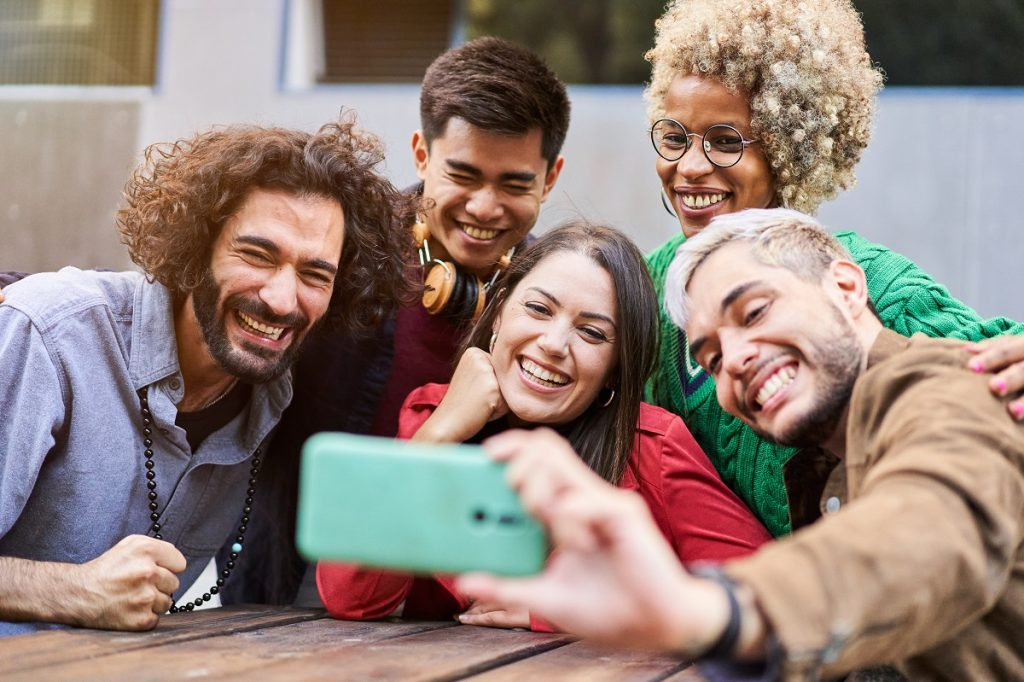
#> input picture Fotos pessoas/Pessoas-felizes-1024x682.jpg, 1024 x 682 px
$ python faces-padrao.py
#> lines starting #> are read from the running program, lines starting #| are printed output that depends on the picture; after the words box and inside, x2 and y2 are one past the last pixel; in counts of white or black regions, pixels touching at a corner belong together
import cv2 #Importanto o pacote cv2 para reconhecimento do imagens

carregaAlgoritmo = cv2.CascadeClassifier('haarcascades/haarcascade_frontalface_default.xml') #Carregando o algoritmo XML de frontalface

imagem = cv2.imread('Fotos pessoas/Pessoas-felizes-1024x682.jpg') #Lendo a imagem da pasta
#> imagem is the input picture: shape (682, 1024, 3); mean B, G, R 120.8, 128.7, 146.6
imagemCinza = cv2.cvtColor(imagem, cv2.COLOR_BGR2GRAY) #Transformando a imagem em escala de cinza
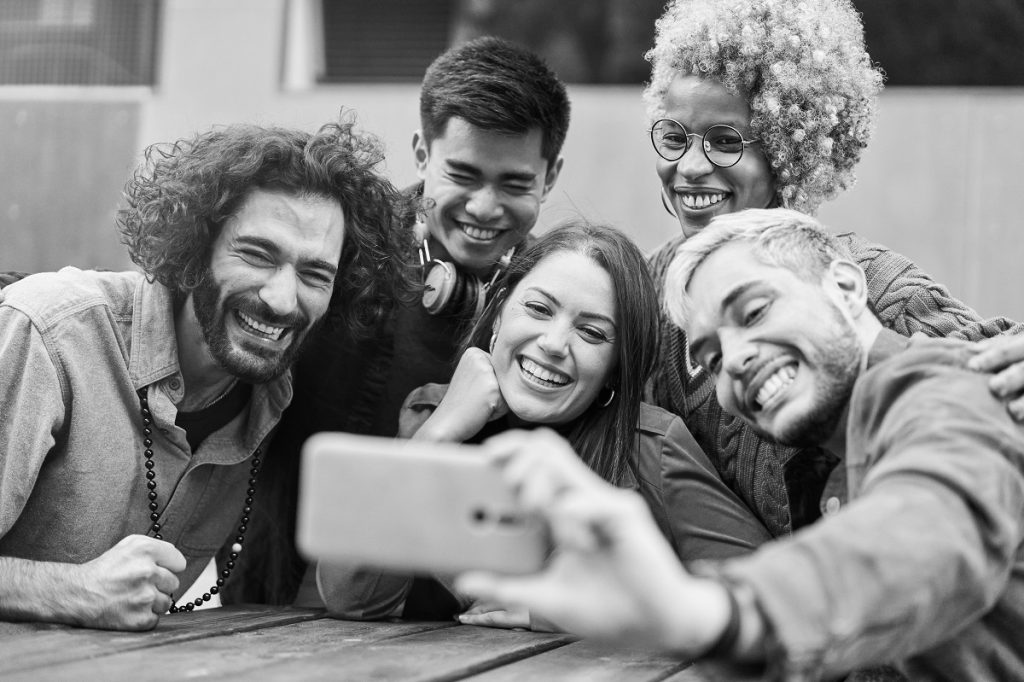
#> imagemCinza: shape (682, 1024); min 0, max 254, mean 133.2

faces = carregaAlgoritmo.detectMultiScale(imagemCinza, scaleFactor=1.09, minNeighbors=5, minSize=(35,35)) #Analisando faces adicionando o scaleFactor, minNeighbors e minSize
#> faces = [[419, 126, 145, 145], [487, 260, 150, 150], [623, 81, 152, 152], [200, 199, 170, 170]]

print(faces) #Printando resultado (Matriz de posição onde estão as faces (eixo x, eixo y, largura e altura)
#| [[419 126 145 145]
#|  [487 260 150 150]
#|  [623  81 152 152]
#|  [200 199 170 170]]

#Looping for para desenhar um retangulo na face

for(x, y, l, a) in faces:
    cv2.rectangle(imagem, (x, y), (x+l, y+a), (0, 255, 0), 2)
#> this loop made 4 passes
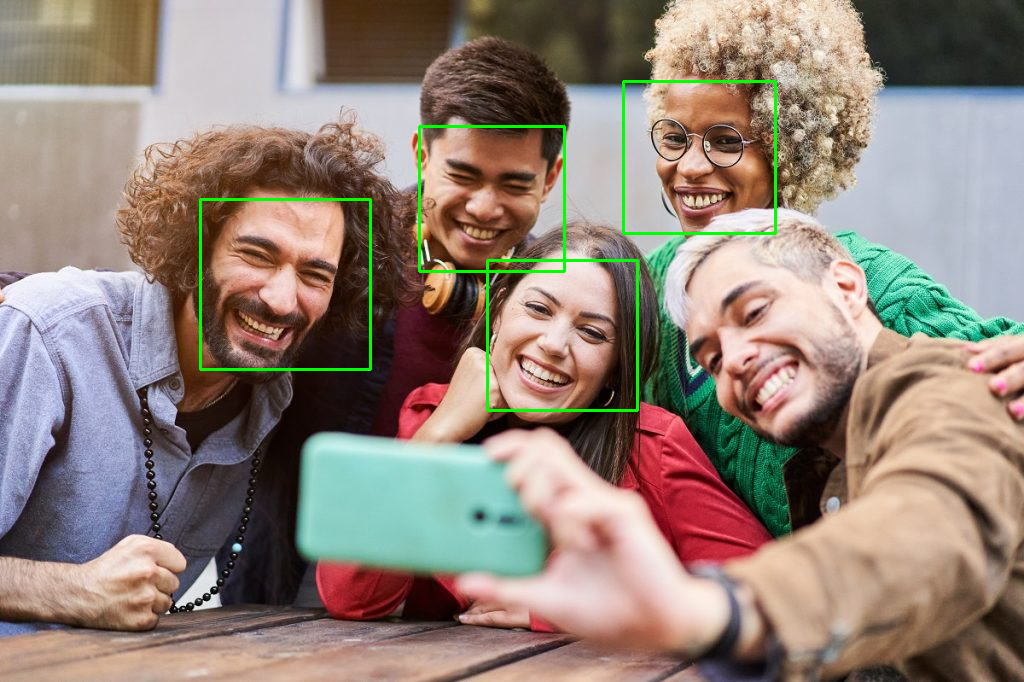
#> imagem: shape (682, 1024, 3); 1.06% of pixels changed, all inside (x1, y1, x2, y2) = (199, 80, 777, 412)

#Métodos do cv2 para mostrar a a imagem identificada
cv2.imshow('Faces', imagem)
cv2.waitKey()

$ run again, with Fotos pessoas/meneson.jpg copied over Fotos pessoas/Pessoas-felizes-1024x682.jpg
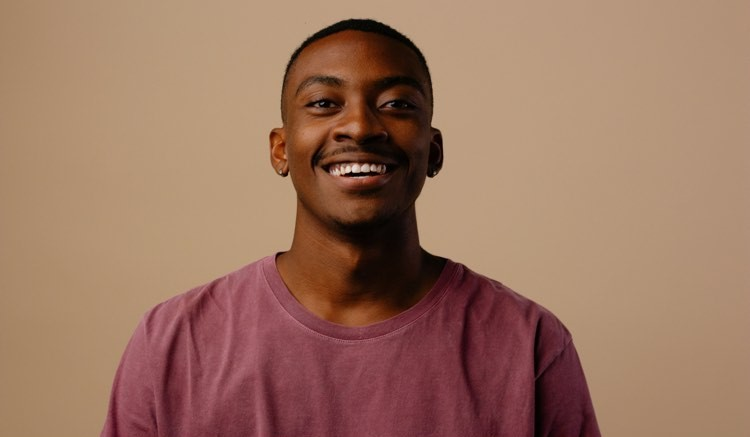
#> input picture Fotos pessoas/meneson.jpg, 750 x 437 px
#> imagem is the input picture: shape (437, 750, 3); mean B, G, R 96.9, 117.1, 156
#> `imagemCinza = cv2.cvtColor(imagem, cv2.COLOR_BGR2GRAY)`:
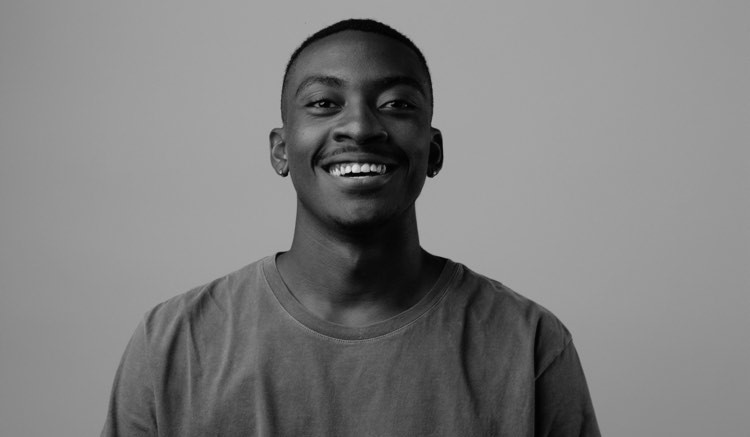
#> imagemCinza: shape (437, 750); min 0, max 224, mean 126.4
#> faces = [[275, 35, 163, 163]]
#| [[275  35 163 163]]
#> the loop `for(x, y, l, a) in faces:` made 1 pass
#> after the loop `for(x, y, l, a) in faces:`:
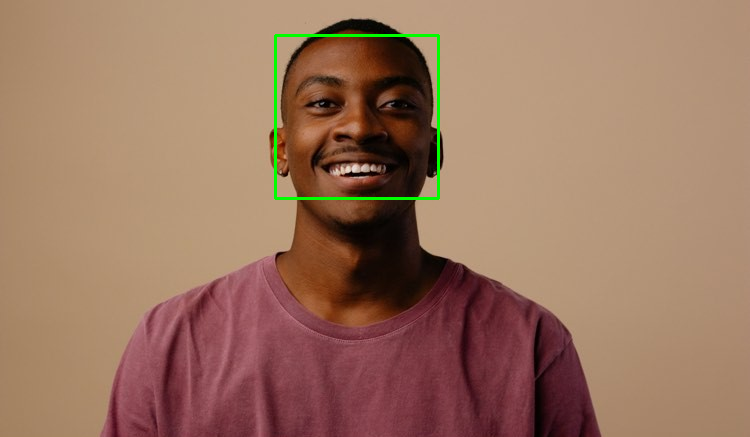
#> imagem: shape (437, 750, 3); 0.6% of pixels changed, all inside (x1, y1, x2, y2) = (274, 34, 440, 200)

$ run again, with Fotos pessoas/461777879.webp saved as Fotos pessoas/Pessoas-felizes-1024x682.jpg
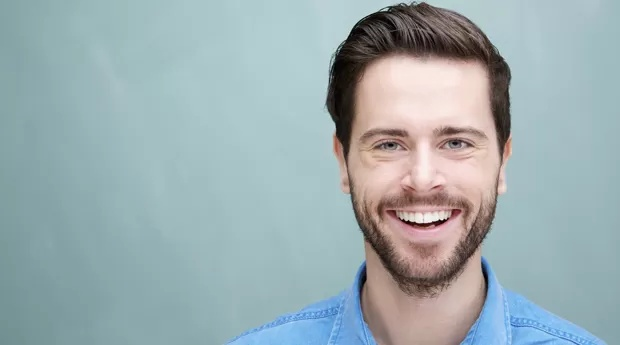
#> input picture Fotos pessoas/461777879.webp, 620 x 345 px
#> imagem is the input picture: shape (345, 620, 3); mean B, G, R 176.3, 173.1, 156.2
#> `imagemCinza = cv2.cvtColor(imagem, cv2.COLOR_BGR2GRAY)`:
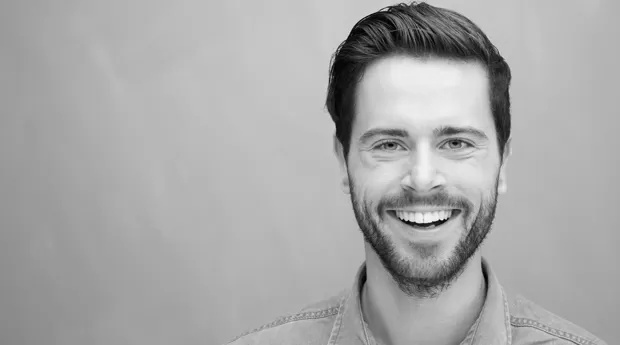
#> imagemCinza: shape (345, 620); min 0, max 249, mean 168.4
#> faces = [[324, 68, 197, 197]]
#| [[324  68 197 197]]
#> the loop `for(x, y, l, a) in faces:` made 1 pass
#> after the loop `for(x, y, l, a) in faces:`:
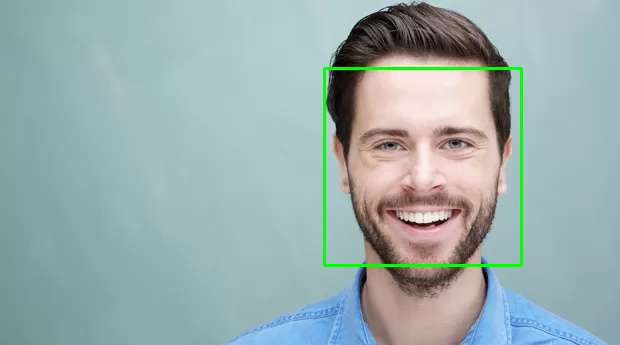
#> imagem: shape (345, 620, 3); 1.1% of pixels changed, all inside (x1, y1, x2, y2) = (323, 67, 523, 267)
